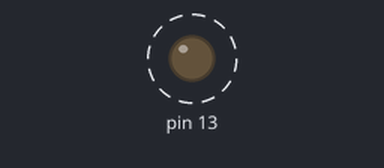
The sketch below on a simulated Arduino Uno, built with avr-gcc and run on an emulated ATmega328P. On the bench: output pins drawn as LEDs (lit = HIGH). Dashed ring = blinking. What the sketch prints to the serial monitor is not drawn.

Above: at 0.05 s.
Timing chart, 0 to 3.0 s (numbered marks = the images above):
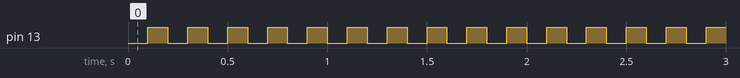

The sketch:

mock_data.ino
```cpp
#include <MsTimer2.h>

void flash() {
  static boolean output = HIGH;

  digitalWrite(13, output);
  output = !output;

  Serial.println("some text");

}

void setup() {
  Serial.begin(9600);

  pinMode(13, OUTPUT);

  MsTimer2::set(100, flash);
  MsTimer2::start();
}

void loop() {
  // put your main code here, to run repeatedly:

}
```

Measured:
- by itself, pin 13: alternates HIGH for 0.10 s and LOW for 0.10 s
